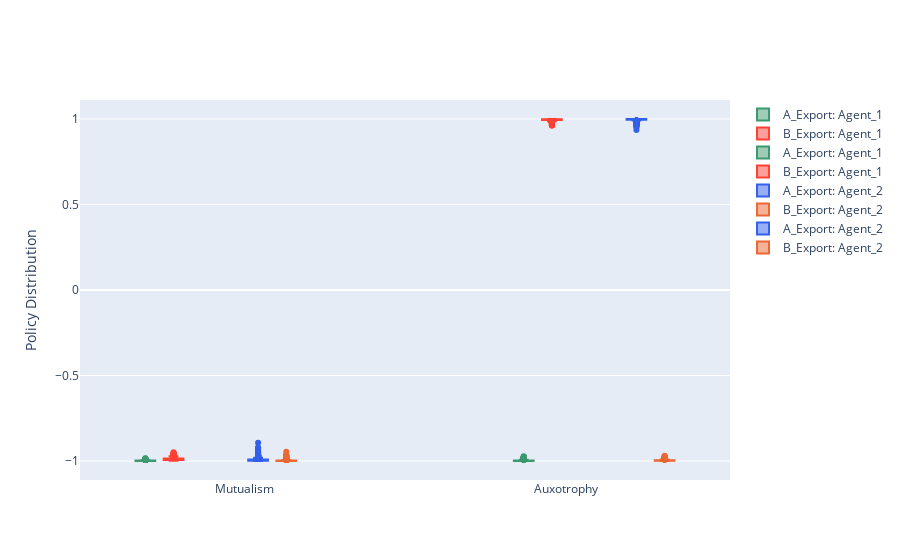

The cell this chart's notebook holds for it:
### Code cell
import plotly.graph_objects as go

fig = go.Figure()

fig.add_trace(go.Box(
    y=Final_DF[(Final_DF['Case']=='Mutualism')&(Final_DF['Agent']=='Model_1')]['A_Export'],
    x=Final_DF[(Final_DF['Case']=='Mutualism')&(Final_DF['Agent']=='Model_1')]['Case'],
    name='A_Export: Agent_1',
    marker_color='#3D9970'
))

fig.add_trace(go.Box(
    y=Final_DF[(Final_DF['Case']=='Mutualism')&(Final_DF['Agent']=='Model_1')]['B_Export'],
    x=Final_DF[(Final_DF['Case']=='Mutualism')&(Final_DF['Agent']=='Model_1')]['Case'],
    name='B_Export: Agent_1',
    marker_color='#FF4136'
))

fig.add_trace(go.Box(
    y=Final_DF[(Final_DF['Case']=='Auxotrophy')&(Final_DF['Agent']=='Model_1')]['A_Export'],
    x=Final_DF[(Final_DF['Case']=='Auxotrophy')&(Final_DF['Agent']=='Model_1')]['Case'],
    name='A_Export: Agent_1',
    marker_color='#3D9970'
))

fig.add_trace(go.Box(
    y=Final_DF[(Final_DF['Case']=='Auxotrophy')&(Final_DF['Agent']=='Model_1')]['B_Export'],
    x=Final_DF[(Final_DF['Case']=='Auxotrophy')&(Final_DF['Agent']=='Model_1')]['Case'],
    name='B_Export: Agent_1',
    marker_color='#FF4136'
))

fig.add_trace(go.Box(
    y=Final_DF[(Final_DF['Case']=='Mutualism')&(Final_DF['Agent']=='Model_2')]['A_Export'],
    x=Final_DF[(Final_DF['Case']=='Mutualism')&(Final_DF['Agent']=='Model_2')]['Case'],
    name='A_Export: Agent_2',
    marker_color='#3461eb'
))


fig.add_trace(go.Box(
    y=Final_DF[(Final_DF['Case']=='Mutualism')&(Final_DF['Agent']=='Model_2')]['B_Export'],
    x=Final_DF[(Final_DF['Case']=='Mutualism')&(Final_DF['Agent']=='Model_2')]['Case'],
    name='B_Export: Agent_2',
    marker_color='#eb6734'
))

fig.add_trace(go.Box(
    y=Final_DF[(Final_DF['Case']=='Auxotrophy')&(Final_DF['Agent']=='Model_2')]['A_Export'],
    x=Final_DF[(Final_DF['Case']=='Auxotrophy')&(Final_DF['Agent']=='Model_2')]['Case'],
    name='A_Export: Agent_2',
    marker_color='#3461eb'
))


fig.add_trace(go.Box(
    y=Final_DF[(Final_DF['Case']=='Auxotrophy')&(Final_DF['Agent']=='Model_2')]['B_Export'],
    x=Final_DF[(Final_DF['Case']=='Auxotrophy')&(Final_DF['Agent']=='Model_2')]['Case'],
    name='B_Export: Agent_2',
    marker_color='#eb6734'
))


# fig.add_trace(go.Box(
#     y=[0.6, 0.7, 0.3, 0.6, 0.0, 0.5, 0.7, 0.9, 0.5, 0.8, 0.7, 0.2],
#     x=x,
#     name='radishes',
#     marker_color='#FF4136'
# ))
# fig.add_trace(go.Box(
#     y=[0.1, 0.3, 0.1, 0.9, 0.6, 0.6, 0.9, 1.0, 0.3, 0.6, 0.8, 0.5],
#     x=x,
#     name='carrots',
#     marker_color='#FF851B'
# ))

fig.update_layout(
    yaxis_title='Policy Distribution',
    boxmode='group' # group together boxes of the different traces for each value of x
)
fig.show()

### Figure 1 — Plotly figure (JSON) as saved in the notebook; plotly's stock layout.template omitted (floating-point values rounded to 4 significant figures; data arrays with more than 128 entries replaced by an {"elided": "..."} marker saying what was removed)
{"data": [{"marker": {"color": "#3D9970"}, "name": "A_Export: Agent_1", "type": "box", "x": {"elided": "1000 str values"}, "y": {"elided": "1000 float values"}}, {"marker": {"color": "#FF4136"}, "name": "B_Export: Agent_1", "type": "box", "x": {"elided": "1000 str values"}, "y": {"elided": "1000 float values"}}, {"marker": {"color": "#3D9970"}, "name": "A_Export: Agent_1", "type": "box", "x": {"elided": "1000 str values"}, "y": {"elided": "1000 float values"}}, {"marker": {"color": "#FF4136"}, "name": "B_Export: Agent_1", "type": "box", "x": {"elided": "1000 str values"}, "y": {"elided": "1000 float values"}}, {"marker": {"color": "#3461eb"}, "name": "A_Export: Agent_2", "type": "box", "x": {"elided": "1000 str values"}, "y": {"elided": "1000 float values"}}, {"marker": {"color": "#eb6734"}, "name": "B_Export: Agent_2", "type": "box", "x": {"elided": "1000 str values"}, "y": {"elided": "1000 float values"}}, {"marker": {"color": "#3461eb"}, "name": "A_Export: Agent_2", "type": "box", "x": {"elided": "1000 str values"}, "y": {"elided": "1000 float values"}}, {"marker": {"color": "#eb6734"}, "name": "B_Export: Agent_2", "type": "box", "x": {"elided": "1000 str values"}, "y": {"elided": "1000 float values"}}], "layout": {"boxmode": "group", "yaxis": {"title": {"text": "Policy Distribution"}}}}
